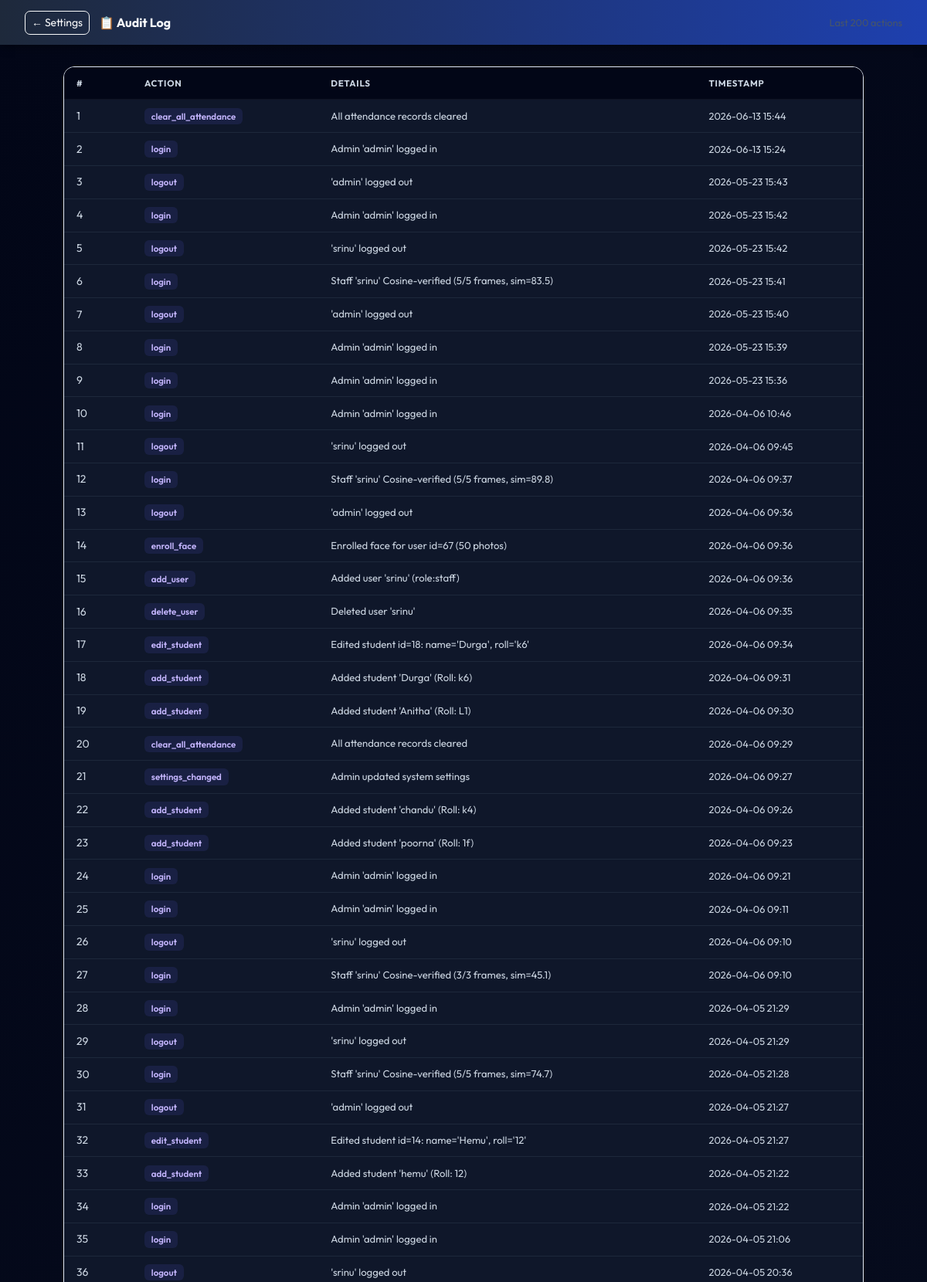
/audit_log (signed in, upper part), run on the app's committed database.
### tables this page shows
CREATE TABLE audit_log (
                    id INTEGER PRIMARY KEY AUTOINCREMENT,
                    action TEXT,
                    details TEXT,
                    timestamp TEXT
                );

### app.py (the view)
@app.route("/audit_log")
def audit_log():
    redir = require_admin()
    if redir: return redir
    conn = sqlite3.connect(DB_PATH)
    c = conn.cursor()
    c.execute("SELECT id, action, details, timestamp FROM audit_log ORDER BY id DESC LIMIT 200")
    rows = c.fetchall()
    conn.close()
    return render_template("audit_log.html", logs=rows)

### app.py (called while the page is built)
def get_current_user():
    uid = session.get("user_id")
    if not uid:
        return None
    return {"id": uid, "role": session.get("user_role", ""),
            "name": session.get("user_name", ""), "username": session.get("user_username", "")}

def require_admin():
    u = get_current_user()
    if not u or u["role"] != "admin":
        session.clear()
        return redirect(url_for("login"))
    return None

@app.context_processor
def inject_user():
    return {"current_user": get_current_user()}

### templates/audit_log.html (shortened to what this page needs)
<!doctype html>
<html lang="en">
<head>
    <link href="https://cdn.jsdelivr.net/npm/bootstrap@5.3.1/dist/css/bootstrap.min.css" rel="stylesheet">
  <link rel="stylesheet" href="{{ url_for('static', filename='css/style.css') }}">
</head>
<body>
    <div class="top-bar">
        <div style="display:flex;align-items:center;gap:.75rem;">
            <a href="/settings" class="btn btn-sm btn-outline-light" style="border-radius:7px;">← Settings</a>
            <h4>📋 Audit Log</h4>
        </div>
        <span style="font-size:.8rem;color: #475569;">Last 200 actions</span>
    </div>
    <div class="page">
        <div class="tbl-wrap">
            <table>
                <thead>
                    <tr>
                        <th>#</th>
                        <th>Action</th>
                        <th>Details</th>
                        <th>Timestamp</th>
                    </tr>
                </thead>
                <tbody>
                    {% for log in logs %}
                    <tr>
                        <td>{{ loop.index }}</td>
                        <td><span class="action-badge">{{ log[1] }}</span></td>
                        <td style="color: #475569;font-size:.82rem;">{{ log[2] }}</td>
                        <td style="color:#64748b;font-size:.8rem;">{{ log[3][:16].replace('T',' ') if log[3] else '—' }}
                        </td>
                    </tr>
                    {% else %}
                    <tr>
                        <td colspan="4" class="no-record">No audit records yet.</td>
                    </tr>
                    {% endfor %}
                </tbody>
            </table>
        </div>
    </div>
</body>
</html>

### static/css/style.css (style rules this page uses)
html, body { min-height: 100vh; margin: 0; font-family: 'Outfit', 'Inter', sans-serif !important; color: #f8fafc !important; overflow-x: hidden; }
body { background: linear-gradient(135deg, #020617, #0f172a, #020617) !important; background-size: 200% 200% !important; animation: gradientBG 20s ease infinite !important; }
h1, h2, h3, h4, h5, h6 { font-family: 'Outfit', sans-serif !important; font-weight: 700 !important; color: #f8fafc !important; }
table, .table { color: #f8fafc !important; }
th, td { border-color: rgba(255,255,255,0.05) !important; color: #cbd5e1 !important; }

### templates/audit_log.html (style rules this page uses)
body { background: #020617; color: #f8fafc; font-family: 'Inter', sans-serif; margin: 0; }
.top-bar { background: linear-gradient(90deg, #1e293b, #1e40af); padding: .85rem 2rem; display: flex; align-items: center; justify-content: space-between; box-shadow: 0 2px 12px rgba(0, 0, 0, .4); }
.top-bar h4 { margin: 0; font-size: 1rem; font-weight: 700; color: #f8fafc; }
.page { padding: 1.75rem 2rem; max-width: 1100px; margin: 0 auto; }
.tbl-wrap { background: #0f172a; border: 1px solid #e2e8f0; border-radius: 14px; overflow: hidden; }
table { width: 100%; border-collapse: collapse; font-size: .875rem; }
thead th { background: #020617; padding: .75rem 1rem; color: #64748b; font-size: .72rem; text-transform: uppercase; letter-spacing: .7px; border-bottom: 1px solid #334155; }
tbody tr { border-bottom: 1px solid rgba(51, 65, 85, .4); }
tbody td { padding: .65rem 1rem; color: #e2e8f0; }
.action-badge { padding: .2rem .55rem; border-radius: 6px; font-size: .72rem; font-weight: 600; background: rgba(99, 102, 241, .12); color: #c4b5fd; }

### data on the page
audit_log: action "clear_all_attendance", details "All attendance records cleared", timestamp "2026-06-13 15:44"
audit_log: action "login", details "Admin 'admin' logged in", timestamp "2026-06-13 15:24"
audit_log: action "logout", details "'admin' logged out", timestamp "2026-05-23 15:43"
audit_log: action "login", details "Admin 'admin' logged in", timestamp "2026-05-23 15:42"
audit_log: action "logout", details "'srinu' logged out", timestamp "2026-05-23 15:42"
audit_log: action "login", details "Staff 'srinu' Cosine-verified (5/5 frames, sim=83.5)", timestamp "2026-05-23 15:41"
audit_log: action "logout", details "'admin' logged out", timestamp "2026-05-23 15:40"
audit_log: action "login", details "Admin 'admin' logged in", timestamp "2026-05-23 15:39"
audit_log: action "login", details "Admin 'admin' logged in", timestamp "2026-05-23 15:36"
audit_log: action "login", details "Admin 'admin' logged in", timestamp "2026-04-06 10:46"
audit_log: action "logout", details "'srinu' logged out", timestamp "2026-04-06 09:45"
audit_log: action "login", details "Staff 'srinu' Cosine-verified (5/5 frames, sim=89.8)", timestamp "2026-04-06 09:37"
audit_log: action "logout", details "'admin' logged out", timestamp "2026-04-06 09:36"
audit_log: action "enroll_face", details "Enrolled face for user id=67 (50 photos)", timestamp "2026-04-06 09:36"
audit_log: action "add_user", details "Added user 'srinu' (role:staff)", timestamp "2026-04-06 09:36"
audit_log: action "delete_user", details "Deleted user 'srinu'", timestamp "2026-04-06 09:35"
audit_log: action "edit_student", details "Edited student id=18: name='Durga', roll='k6'", timestamp "2026-04-06 09:34"
audit_log: action "add_student", details "Added student 'Durga' (Roll: k6)", timestamp "2026-04-06 09:31"
audit_log: action "add_student", details "Added student 'Anitha' (Roll: L1)", timestamp "2026-04-06 09:30"
audit_log: action "clear_all_attendance", details "All attendance records cleared", timestamp "2026-04-06 09:29"
audit_log: action "settings_changed", details "Admin updated system settings", timestamp "2026-04-06 09:27"
audit_log: action "add_student", details "Added student 'chandu' (Roll: k4)", timestamp "2026-04-06 09:26"
audit_log: action "add_student", details "Added student 'poorna' (Roll: 1f)", timestamp "2026-04-06 09:23"
audit_log: action "login", details "Admin 'admin' logged in", timestamp "2026-04-06 09:21"
audit_log: action "login", details "Admin 'admin' logged in", timestamp "2026-04-06 09:11"
audit_log: action "logout", details "'srinu' logged out", timestamp "2026-04-06 09:10"
audit_log: action "login", details "Staff 'srinu' Cosine-verified (3/3 frames, sim=45.1)", timestamp "2026-04-06 09:10"
audit_log: action "login", details "Admin 'admin' logged in", timestamp "2026-04-05 21:29"
audit_log: action "logout", details "'srinu' logged out", timestamp "2026-04-05 21:29"
audit_log: action "login", details "Staff 'srinu' Cosine-verified (5/5 frames, sim=74.7)", timestamp "2026-04-05 21:28"
audit_log: action "logout", details "'admin' logged out", timestamp "2026-04-05 21:27"
audit_log: action "edit_student", details "Edited student id=14: name='Hemu', roll='12'", timestamp "2026-04-05 21:27"
audit_log: action "add_student", details "Added student 'hemu' (Roll: 12)", timestamp "2026-04-05 21:22"
audit_log: action "login", details "Admin 'admin' logged in", timestamp "2026-04-05 21:22"
audit_log: action "login", details "Admin 'admin' logged in", timestamp "2026-04-05 21:06"
audit_log: action "logout", details "'srinu' logged out", timestamp "2026-04-05 20:36"
